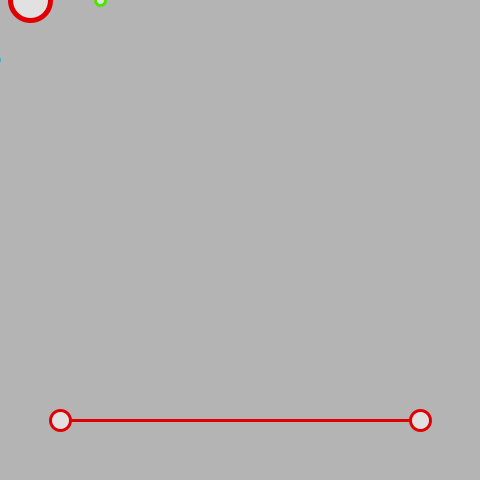
Frame 1 (no input)
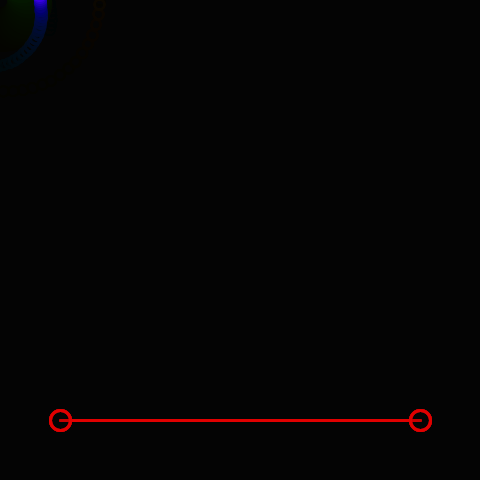
Frame 60 (the mouse pressed at the canvas centre just before this capture)
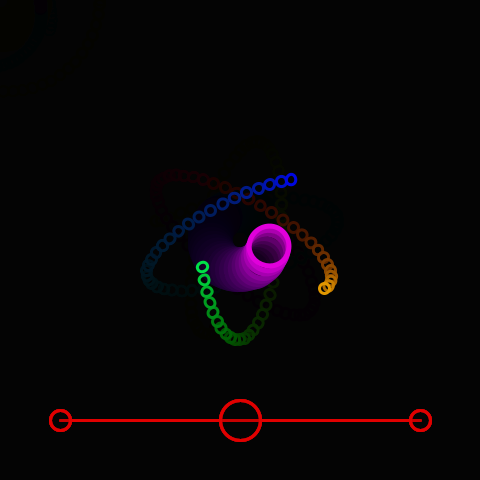
Frame 120 (the mouse held since frame 60 and released just before this capture)

The Processing sketch that drew these frames (run headless with seeded random() and noise(); from frame 60 on, the mouse is pressed at the canvas centre):

// Processing sketch: Circle03
// ── Circle03.pde
float start, dt; //<>//
float time;
float serial;
float buff;

void setup() {
  size(480, 480);
  frameRate(60);
  colorMode(HSB, 255, 100, 100);
  start = millis();
  time = 0;
  serial = 1;
  buff = 0;
}

void draw() {
  dt = millis() - start; //<>//
  start = millis();
  time = time + dt;
  centerCircle();
  aroundCircle(0, 70);
  aroundCircle(120, 140);
  aroundCircle(240, 210);
  serialBar();
  fade();
}

void centerCircle() {
  stroke(time/10%255, 100, 100);
  pushMatrix();
  translate(mouseX, mouseY);
  strokeWeight(5);
  rotate(-radians(time / 2 % 360));
  ellipse(30, 0, 40, 40);
  popMatrix();
}

void aroundCircle(float theta, int dcolor) {
  stroke((time/10+dcolor)%255, 100, 100);
  pushMatrix();
  translate(mouseX, mouseY);
  rotate(-radians(time / 2 % 360));
  translate(30, 0);
  rotate(radians((buff + theta) % 360));
  buff = buff + (serial / 30 + 1);
  println(serial);
  strokeWeight(3);
  ellipse(70, 0, 10, 10);
  popMatrix();
}

void serialBar() {
  pushMatrix();
  stroke(0, 100, 100);
  line(width/8, (height/8)*7, (width/8)*7, (height/8)*7);
  ellipse(width/8, (height/8)*7, 20, 20);
  ellipse((width/8)*7, (height/8)*7, 20, 20);
  if (mousePressed) {
    if (mouseX < width/8) {
      ellipse(width/8, (height/8)*7, 40, 40);
      serial = 1.0;
    } else if ((width/8)*7 < mouseX) {
      ellipse((width/8)*7, (height/8)*7, 40, 40);
      serial = 255.0;
    } else {
      ellipse(mouseX, (height/8)*7, 40, 40);
      serial = map(mouseX, width/8, (width/8)*7, 1, 255);
    }
  }
  popMatrix();
}



void fade() {
  noStroke();
  fill(0, 30);
  rectMode(CENTER);
  rect(0, 0, width*2, height*2);
}
